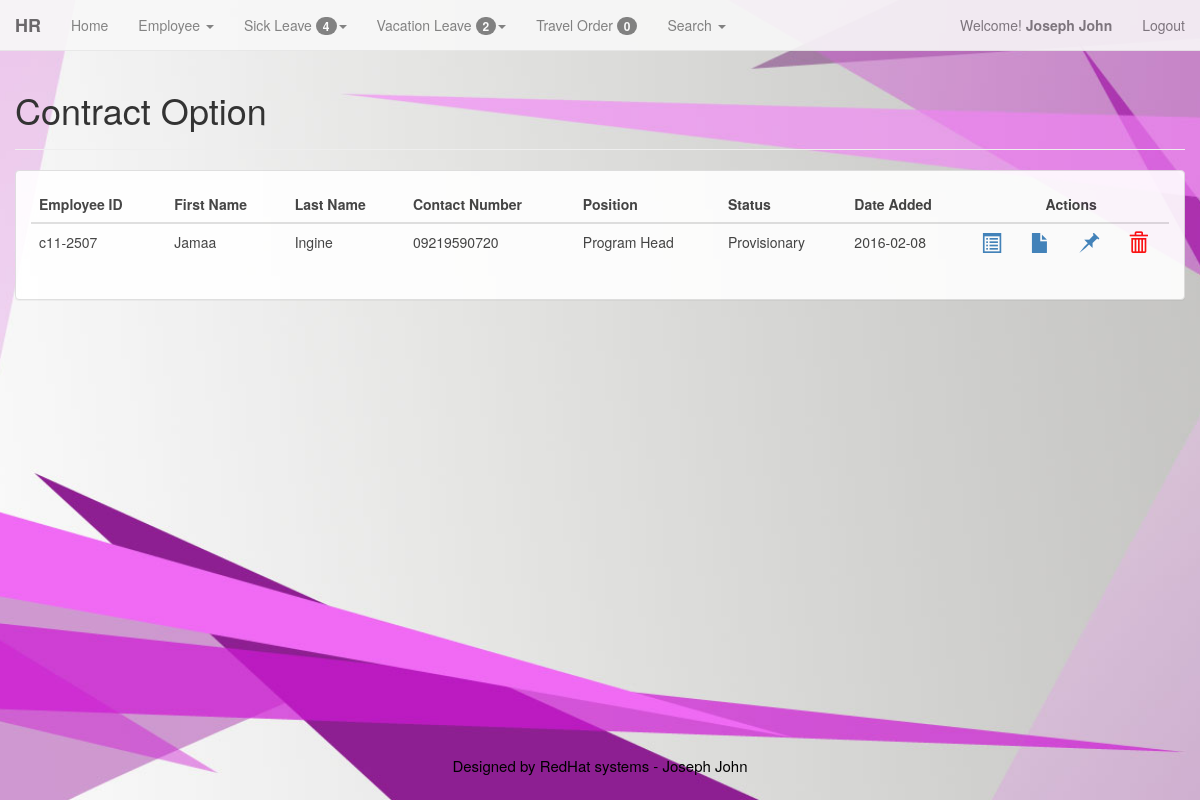
Screenshot of /admin/cont_action.php (signed in) with the database file from the repository.
### tables this page shows
CREATE TABLE IF NOT EXISTS `members` (
  `id` int(11) NOT NULL AUTO_INCREMENT,
  `username` varchar(200) NOT NULL,
  `password` varchar(200) NOT NULL,
  `FirstName` varchar(200) NOT NULL,
  `LastName` varchar(200) NOT NULL,
  `LEVEL` int(1) NOT NULL,
  PRIMARY KEY (`id`)
);

CREATE TABLE IF NOT EXISTS `contract` (
  `id_cont` int(11) NOT NULL AUTO_INCREMENT,
  `emp_id` int(11) NOT NULL,
  `start_date` date NOT NULL,
  `end_date` date NOT NULL,
  `cont_date` date NOT NULL,
  `cont_stat` int(2) NOT NULL,
  PRIMARY KEY (`id_cont`)
);

CREATE TABLE IF NOT EXISTS `employee` (
  `emp_id` int(100) NOT NULL AUTO_INCREMENT,
  `id_emp` varchar(128) NOT NULL,
  `emp_fname` varchar(128) NOT NULL,
  `emp_lname` varchar(128) NOT NULL,
  `emp_mname` varchar(128) NOT NULL,
  `emp_bday` varchar(128) NOT NULL,
  `emp_age` int(11) NOT NULL,
  `emp_gen` varchar(128) NOT NULL,
  `emp_add` varchar(128) NOT NULL,
  `emp_stat` varchar(128) NOT NULL,
  `emp_cont` varchar(11) NOT NULL,
  `sss` int(10) NOT NULL,
  `pagibig` int(12) NOT NULL,
  `philhealth` int(12) NOT NULL,
  `tin` varchar(13) NOT NULL,
  `email` varchar(128) NOT NULL,
  `emp_pos` varchar(128) NOT NULL,
  `id_pos` int(11) NOT NULL,
  `id_dept` int(11) NOT NULL,
  `addedby` varchar(128) NOT NULL,
  `emp_date` date NOT NULL,
  `stat` int(2) NOT NULL,
  PRIMARY KEY (`emp_id`)
);

CREATE TABLE IF NOT EXISTS `ldays` (
  `id_pos` mediumint(10) NOT NULL AUTO_INCREMENT,
  `pos_stat` varchar(20) NOT NULL,
  `adays` int(10) NOT NULL,
  PRIMARY KEY (`id_pos`),
  KEY `posid` (`pos_stat`)
);

### admin/cont_action.php (the view, shortened to what this page needs)
<?php
	include("menu.php");
?>
	<div class="container-fluid">
		<div class="row">
			<div class="col-md-12">
				<div class="page-header">
				  <h1>Contract Option</h1>
				</div>
			</div>
		</div>
					<?php
						$sql="SELECT * FROM contract, employee, ldays WHERE id_cont in(SELECT MAX(id_cont) FROM contract GROUP BY emp_id)AND contract.emp_id = employee.emp_id AND employee.id_pos = ldays.id_pos
							AND ldays.id_pos = '2' AND cont_stat = '1'";
						$qry=mysql_query($sql);
					?>
<div class="container-fluid">
	<div class = "row">
		<div class="panel panel-default">
			<div class="panel-body">
				<div class="table-responsive">
					<table class="table table-hover">
						<thead>
							<tr>
								<th>Employee ID</th>
								<th>First Name</th>
								<th>Last Name</th>
								<th>Contact Number</th>
								<th>Position</th>
								<th>Status</th>
								<th>Date Added</th>
								<th colspan=4 style="text-align:center">Actions</th>
							</tr>
						</thead>
						<?php
						while($rec=mysql_fetch_array($qry))
						{
						?>
						<tr>
							<tbody>
									<td>
										<?php echo $rec['id_emp'] ?>
									</td>
									<td>
										<?php echo $rec['emp_fname'] ?>
									</td>
									<td>
										<?php echo $rec['emp_lname'] ?>
									</td>
									<td>
										<?php echo $rec['emp_cont'] ?>
									</td>
									<td>
										<?php echo $rec['emp_pos']?>
									</td>
									<td>
										<?php echo $rec['pos_stat']?>
									</td>
									<td>
										<?php echo $rec['emp_date']?>
									</td>
									<td>
										<a href='emp_profile.php?id=<?php echo $rec['emp_id']?>' data-toggle="tooltip" data-placement="top" title="Profile"><span class="glyphicon glyphicon-list-alt" style="font-size:20px"></span></a>
									</td>
									<td>
										<a href ="cont_update.php?id=<?php echo $rec['emp_id'];?>" data-toggle="tooltip" data-placement="top" title="Renew Contract"><span class="glyphicon glyphicon-file" style="font-size:20px"></span></a>
									</td>
									<td>
										<a href='emp_permanent.php?id=<?php echo $rec['emp_id']?>' data-toggle="tooltip" data-placement="top" title="Permanent"><span class="glyphicon glyphicon-pushpin" style="font-size:20px"></span></a>
									</td>
									<td>
										<a href='emp_stat.php?id=<?php echo $rec['emp_id']?>' data-toggle="tooltip" data-placement="top" title="Disable Account"><span class="glyphicon glyphicon-trash" style="font-size:20px; color:red"></span></a>
									</td>
					<?php
						}
					?>
							</tbody>
						</tr>
					</table>
				</div>
			</div>
		</div>
	</div>
</div>
		</div>
<?php include("footer.php");?>

### admin/menu.php (shortened to what this page needs)
<!DOCTYPE html>
<html lang="en">
  <head>
	<link href="../bootstrap/css/bootstrap.min.css" rel="stylesheet">
  </head>
<body>
<div class="container-fluid">
	<?php
		$id=$_SESSION['id'];
		$result=mysql_query("select * from members where id=$id")or die(mysql_error);
		$row=mysql_fetch_array($result);
		$FirstName=$row['FirstName'];
		$LastName=$row['LastName'];
	?>
					<?php
						$welcome_view = "SELECT * FROM leaves, approve_hr where leaves.hr_approve = approve_hr.hr_approve AND approve_hr.hr_approve = '1'";
						$welcome_viewed = mysql_query($welcome_view);
						$num_rows = mysql_num_rows($welcome_viewed);
					?>
					<?php
						$welcome_view = "SELECT * FROM vacation_log, approve_hr where vacation_log.hr_approve = approve_hr.hr_approve AND approve_hr.hr_approve = '1'";
						$welcome_viewed = mysql_query($welcome_view);
						$num_rows2 = mysql_num_rows($welcome_viewed);
					?>
					<?php
						$welcome_view = "SELECT * FROM travel_ordr where travel_ordr.acctant = '1'";
						$welcome_viewed = mysql_query($welcome_view);
						$num_rows1 = mysql_num_rows($welcome_viewed);
					?>
				<nav class="navbar navbar-default navbar-fixed-top" role="navigation">
				  <div class="container-fluid">
					<div class="navbar-header">
					  <strong><a class="navbar-brand" href="#">HR</a></strong>
					</div>
					<div class="collapse navbar-collapse" id="bs-example-navbar-collapse-1">
					<ul class="nav navbar-nav">
						<li><a href="admin.php?id=<?php echo $row['id'];?>">Home</a></li>
						<li class="dropdown">
							<a href="#" class="dropdown-toggle" data-toggle="dropdown"> Employee <span class="caret"></span></a>
						</li>
						<li class="dropdown">
							<a href="#" class="dropdown-toggle" data-toggle="dropdown"> Sick Leave <span class="badge"> <?php echo $num_rows ?></span><span class="caret"></span></a>
						</li>
						<li class="dropdown">
							<a href="#" class="dropdown-toggle" data-toggle="dropdown"> Vacation Leave <span class="badge"> <?php echo $num_rows2 ?></span><span class="caret"></span></a>
						</li>
						<li><a href="to_view.php?id=<?php echo $row['id'];?>">Travel Order <span class="badge"> <?php echo $num_rows1 ?></span></a></li>
						<li class="dropdown">
							<a href="#" class="dropdown-toggle" data-toggle="dropdown"> Search <span class="caret"></span></a>
						</li>
					</ul>
					<ul class="nav navbar-nav navbar-right">
						<p class="navbar-text">Welcome! <strong><?php echo " ".$FirstName."&nbsp".$LastName." "; ?></strong></p>
							<li><p class="navbar-text"><a href="logout.php" class="navbar-link" title="Log Out">Logout</a></p></li>
					</ul>
					</div>
				  </div>
				</nav>
	</div>
  </body>
</html>

### admin/menu.php (style rules this page uses)
body { margin-top: 50px; margin-bottom: 50px; background: url('../background2.jpg') no-repeat center center fixed; -webkit-background-size: cover; -moz-background-size: cover; -o-background-size: cover; background-size: cover; }
.navbar-default { opacity: .9; }
.panel-default { opacity: .9; }

### rows the page displays
members: FirstName "Joseph", LastName "John"
contract: emp.id_emp "c11-2507", emp.emp_fname "Jamaa", emp.emp_lname "Ingine", emp.emp_cont "09219590720", emp.emp_pos "Program Head", ldays.pos_stat "Provisionary", emp.emp_date "2016-02-08"

### other values shown
$num_rows "4"
$num_rows2 "2"
$num_rows1 "0"
